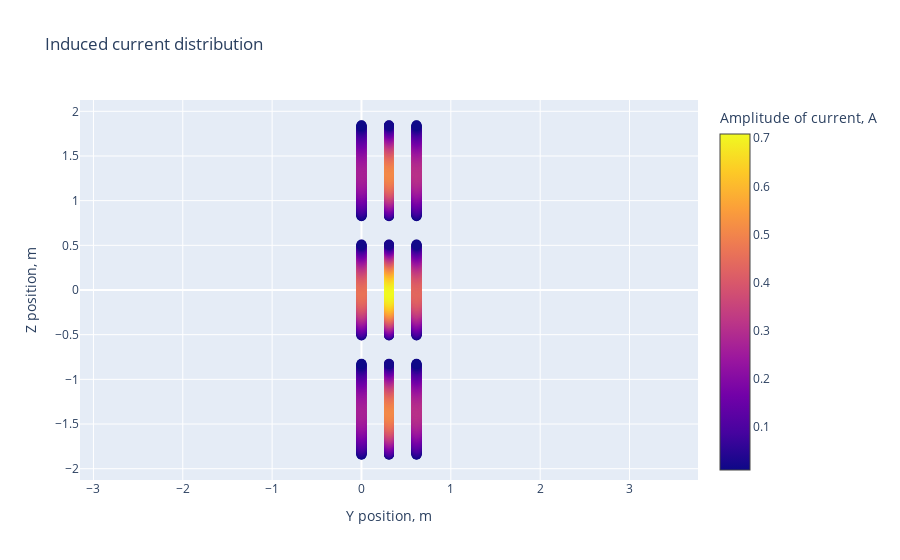

Here is the notebook cell this chart was saved with:
### Code cell
current_block, current = efie.directional_pattern(test, incident_voltage, frequency, delta_r)
gm.current_disribution_together(R_block, current_block)
gm.current_distribution_2d(R, current)

### Figure 1 — Plotly figure (JSON) as saved in the notebook; plotly's stock layout.template omitted (floating-point values rounded to 4 significant figures; data arrays with more than 128 entries replaced by an {"elided": "..."} marker saying what was removed)
{"data": [{"marker": {"color": {"elided": "2241 float values"}, "colorbar": {"title": {"text": "Amplitude of current, A"}}, "colorscale": [[0, "#0d0887"], [0.1111, "#46039f"], [0.2222, "#7201a8"], [0.3333, "#9c179e"], [0.4444, "#bd3786"], [0.5556, "#d8576b"], [0.6667, "#ed7953"], [0.7778, "#fb9f3a"], [0.8889, "#fdca26"], [1, "#f0f921"]], "showscale": true, "size": 10}, "mode": "markers", "name": "Точки", "type": "scatter", "x": {"elided": "2241 float values"}, "y": {"elided": "2241 float values"}}], "layout": {"title": {"text": "Induced current distribution"}, "xaxis": {"scaleanchor": "y", "title": {"text": "Y position, m"}}, "yaxis": {"scaleanchor": "x", "title": {"text": "Z position, m"}}}}
